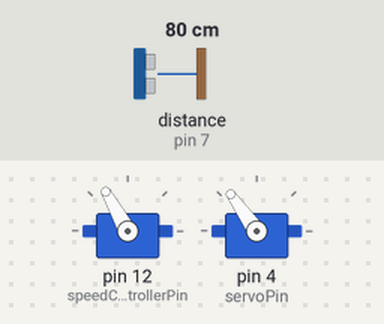
The sketch below on a simulated Arduino Uno, built with avr-gcc and run on an emulated ATmega328P. Parts: 2 × servo. The inputs (shaded band) are chosen by the test bench; at power-on: distance to the obstacle (sensor on pin 7) 80 cm. What the sketch prints to the serial monitor is not drawn.

Above: at 4.2 s.
4.3 s: distance to the obstacle (sensor on pin 7) set to 22 cm
5.8 s: distance to the obstacle (sensor on pin 7) set to 18 cm
At 6.1 s:
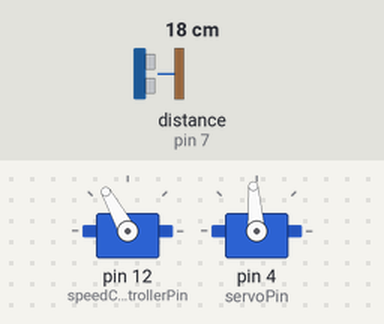
7.3 s: distance to the obstacle (sensor on pin 7) set to 12 cm
8.8 s: distance to the obstacle (sensor on pin 7) set to 9 cm
At 9.7 s:
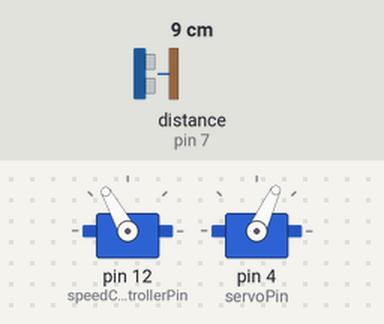
10.3 s: distance to the obstacle (sensor on pin 7) set to 15 cm
11.8 s: distance to the obstacle (sensor on pin 7) set to 20 cm
At 13.1 s:
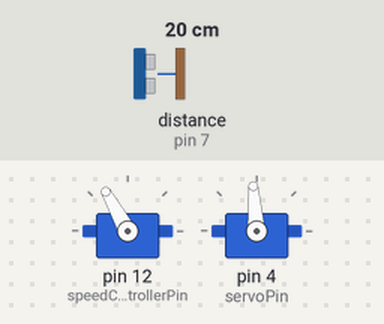
Timing chart, 0 to 14.3 s (numbered marks = the images above; inputs shaded):
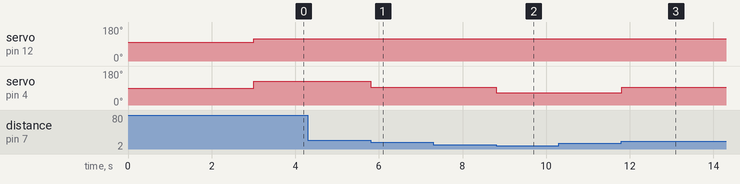

The sketch:

Ten802020.ino
```cpp
#include <Ultrasonic.h>
#include <Servo.h>

#define USSPin 7
#define potPin 1
#define speedControllerPin 12
#define servoPin 4

int speedVal = 0;
int pos = 0;

int leftPos = 125;
int rightPos = 65;
int centerPos = 95;

long rangeInCM;

Ultrasonic USS(USSPin);
Servo speedController;
Servo servo;

int count = 1;

void setup() {
  Serial.begin(9600);
  Serial.setTimeout(500);
  Serial.println("Initiating Robot Project");

  speedController.attach(speedControllerPin);
  servo.attach(servoPin);

  speedController.write(100);
  delay(3000);
}

void loop() {
  if (count == 1) {
  for (int i = 100; i < 120; i++) {
   speedController.write(i);
  }
  }

  int RangeInCentimeters = USS.MeasureInInches();

  Serial.println(RangeInCentimeters);
   if (RangeInCentimeters >= 8) {
    servo.write(125);
  }

  else if (RangeInCentimeters <= 3){
    servo.write(65);
  }

  else if (RangeInCentimeters > 6){
    servo.write(94);
  }
  count++;
}
```

Measured:
- the behaviour switches between 21 and 20 cm on distance to the obstacle (sensor on pin 7) (found by bisection; images 0 and 1)
- the behaviour switches between 11 and 10 cm on distance to the obstacle (sensor on pin 7) (found by bisection; images 1 and 2)
- the behaviour switches between 17 and 18 cm on distance to the obstacle (sensor on pin 7) (found by bisection; images 2 and 3)
- after the input at 5.8 s, servo on pin 4 (servoPin): 125° → 94° at once
- after the input at 8.8 s, servo on pin 4 (servoPin): 94° → 65° at once
- after the input at 11.8 s, servo on pin 4 (servoPin): 65° → 94° at once
